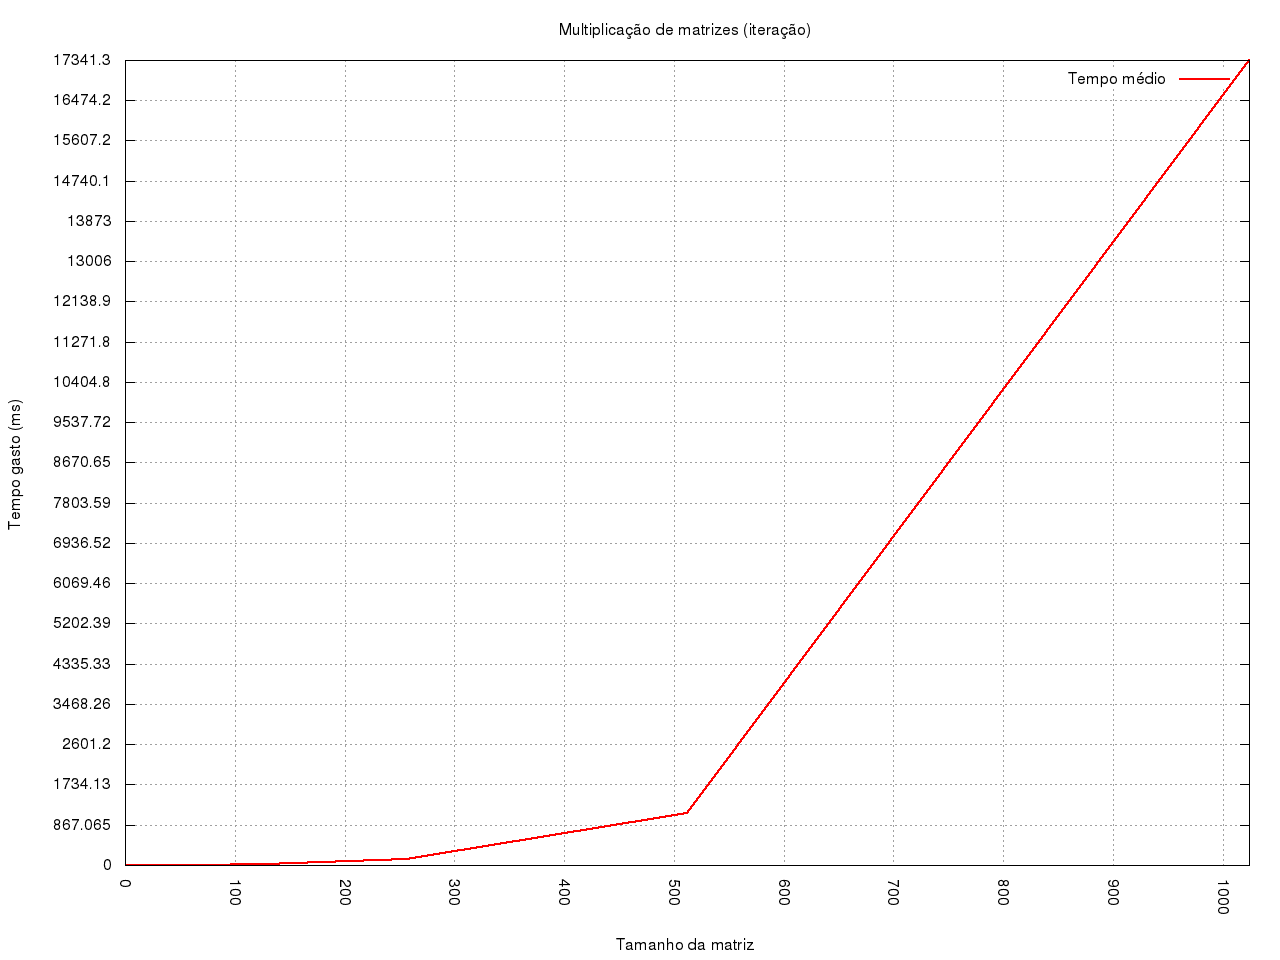

The gnuplot source for this figure:
reset
set key on
set terminal png size 1280,960 enhanced font 'Helvetica,12'
set output './results/grafico-ite.png'
set title 'Multiplicação de matrizes (iteração)'
set grid
set xrange[0:1024]
set xtics 100
set ytics 867.065
set xlabel 'Tamanho da matriz'
set ylabel 'Tempo gasto (ms)'
set xtic rotate by -90 scale 0
set yrange[0:17341.3]
plot './results/stats-ite.dat' using 1:4 title 'Tempo médio' lw 2 with lines
